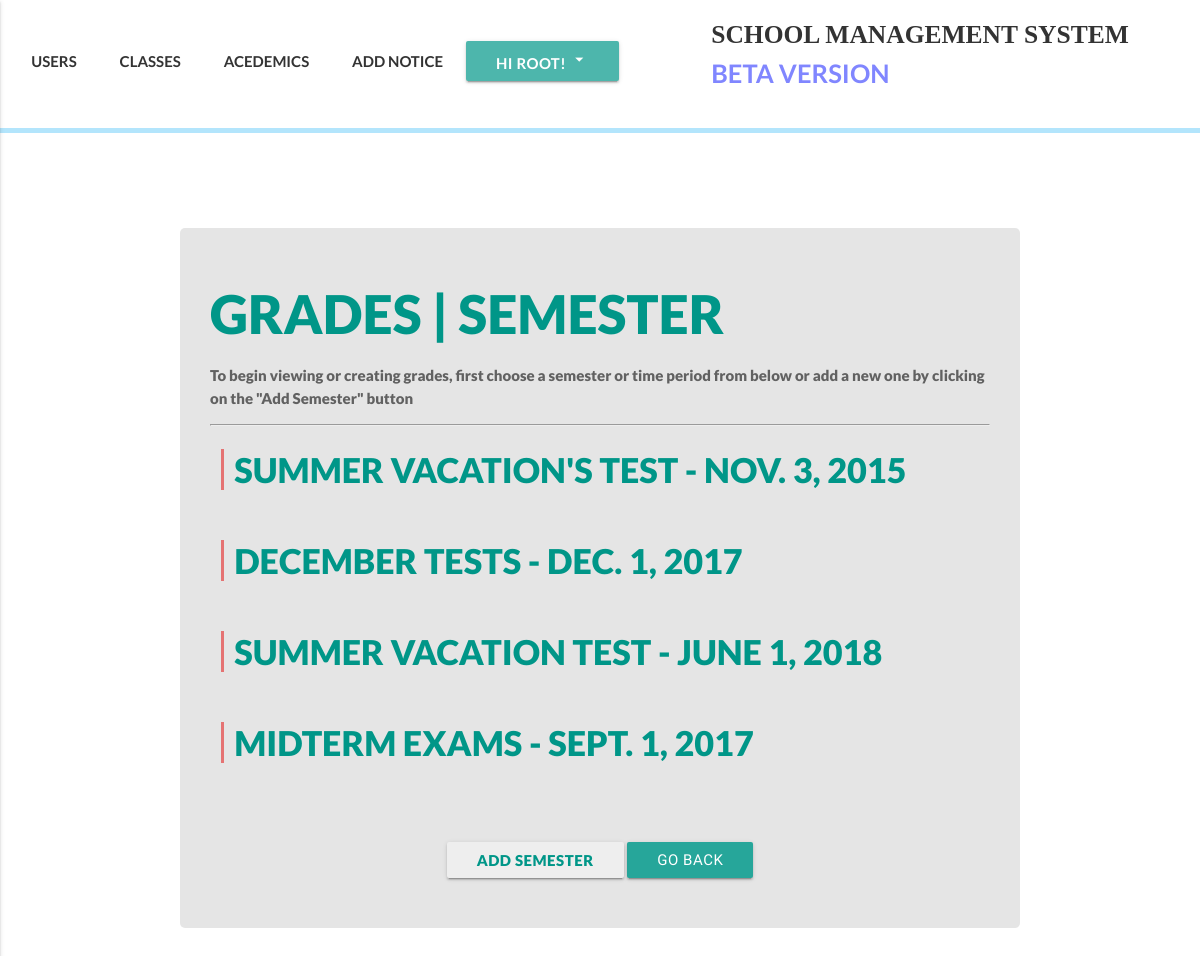
The page /academics/grades/semester/ (signed in) on the database as committed earlier.
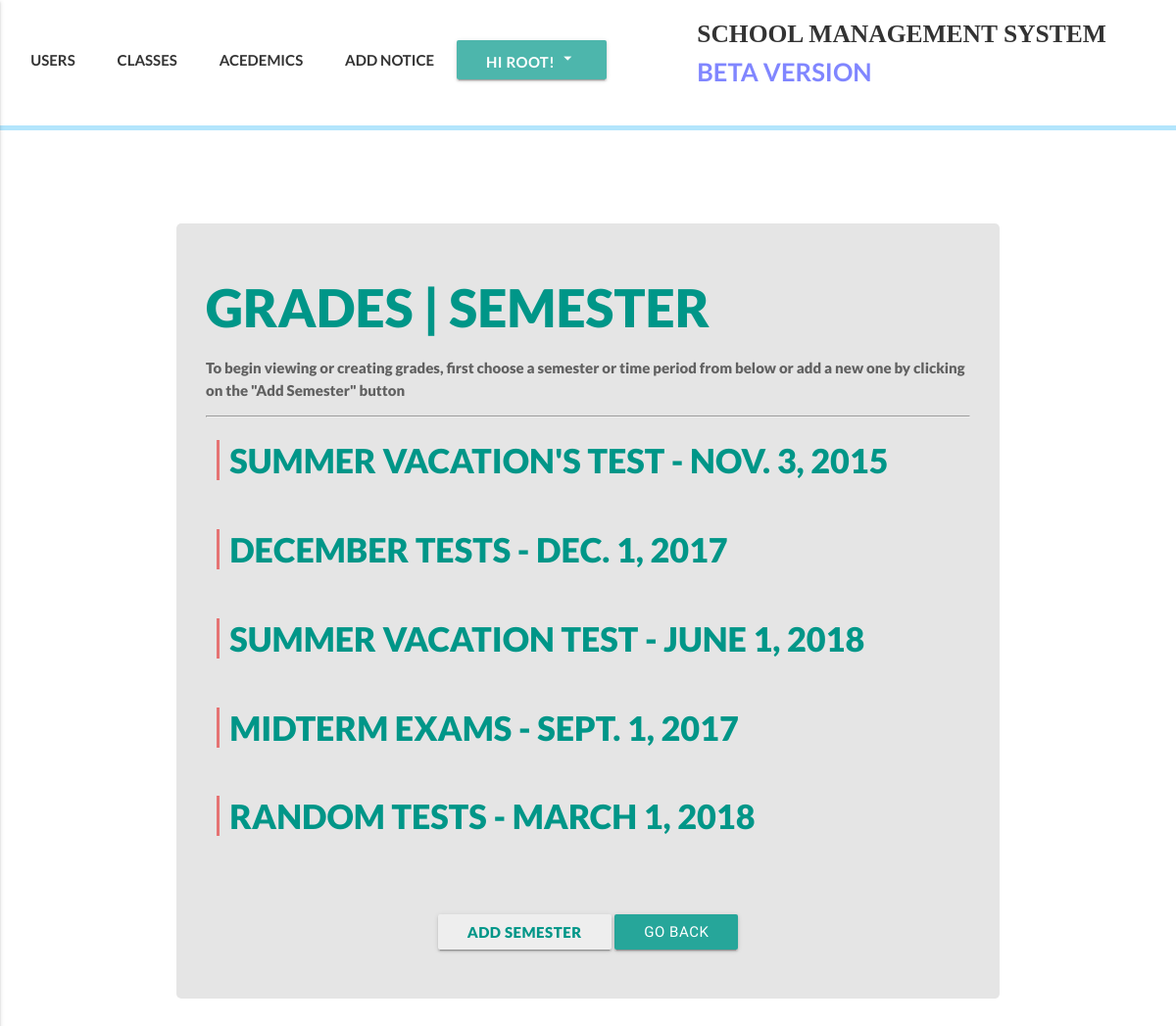
The same page on the database as committed later.
### academics/models.py (models this page shows, shortened)
class Semester(models.Model):
    name = models.CharField(max_length=225, help_text="Choose a name for this period of grades, Semester, yearly or monthly test. However it suits your needs the best")
    period_start = models.DateField(auto_now_add=False, auto_now=False)
    period_end = models.DateField(auto_now_add=False, auto_now=False)
    def get_associate_klass_url(self):
        return reverse('grade-klass-list', kwargs={'id':self.id})

### academics/views.py (the view)
def semester_view(request):
    if request.user.is_authenticated:
        semester = Semester.objects.all()
        template_name = "academics/semester/semester_list.html"
        context = {"semester":semester,}
        return render(request, template_name, context)
    else:
        raise Http404

### accounts/models.py (called while the page is built)
    def get_absolute_url(self):
        return reverse('user_detail', kwargs={'id':self.id})

### templates/academics/semester/semester_list.html (shortened to what this page needs)
{% extends 'index.html' %}
{% block customcss %}
{% load static %}
<link rel="stylesheet" href="{% static 'css/klass/classes.css' %}">
<link rel="stylesheet" href="{% static 'css/academics/subjects/subject_list.css' %}">
{% endblock customcss %}
{% block content %}
<div class="register-bg">
  <div class="classes-boi hoverable grey-text text-darken-2">
      <h2 class="my-heada">GRADES | SEMESTER</h2>
      {% if semester %}
      <div class="my-text">
        {% if request.user.is_admin %}
        <p>To begin viewing or creating grades, first choose a semester or time period from below or add a new one by clicking on the "Add Semester" button</p> <hr>
        {% else %}
        <p>To begin viewing or creating grades, first choose a semester or time period from below and follow the instructions on the next page.</p> <hr>
        {% endif %}
      </div>
      <div class="row">
        <div class="col xl16 l12 m12 s12">
          <div class="my-list-klasses">
            {% for obj in semester %}
            {% if request.user.is_admin %}
            <h4><a href="{{obj.get_associate_klass_url}}" class="my-link">{{obj.name}} - {{obj.period_start}} </a></h4> <br>
            {% elif request.user.is_teacher %}
            <h4><a href="/academics/grade/{{obj.id}}/semester/{{request.user.part_of.id}}" class="my-link">{{obj.name}} - {{obj.period_start}}</a></h4> <br>
            {% elif request.user.is_student %}
            <h4><a href="/academics/grades/{{obj.id}}/student/{{request.user.id}}" class="my-link">{{obj.name}} - {{obj.period_start}}</a></h4> <br>
            {% endif %}
            {% endfor %}
            <br>
            <br>
          </div>
        </div>
        <div class="col offset-s3 s6">
          {% if request.user.is_admin %}
          <a href="{% url 'semester-create' %}" class="btn waves-effect waves-teal grey lighten-3 teal-text dam">ADD SEMESTER</a>
          <a href="{% url 'academics_view' %}" class="btn waves-red boto">GO BACK</a>
          {% else %}
          <a href="{% url 'home' %}" class="btn waves-red boto">Go Back</a>
          {% endif %}
        </div>
      </div>
      {% else %}
      <div class="my-text">
        <p>There are no semesters/time periods added yet... Contact the admin for further information.</p> <hr>
      </div>
      {% endif %}
  </div>
</div>
{% endblock content %}

Rows that differ between the two databases and show on the page:
added Semester: name "RANDOM TESTS", period_start "MARCH 1, 2018"
